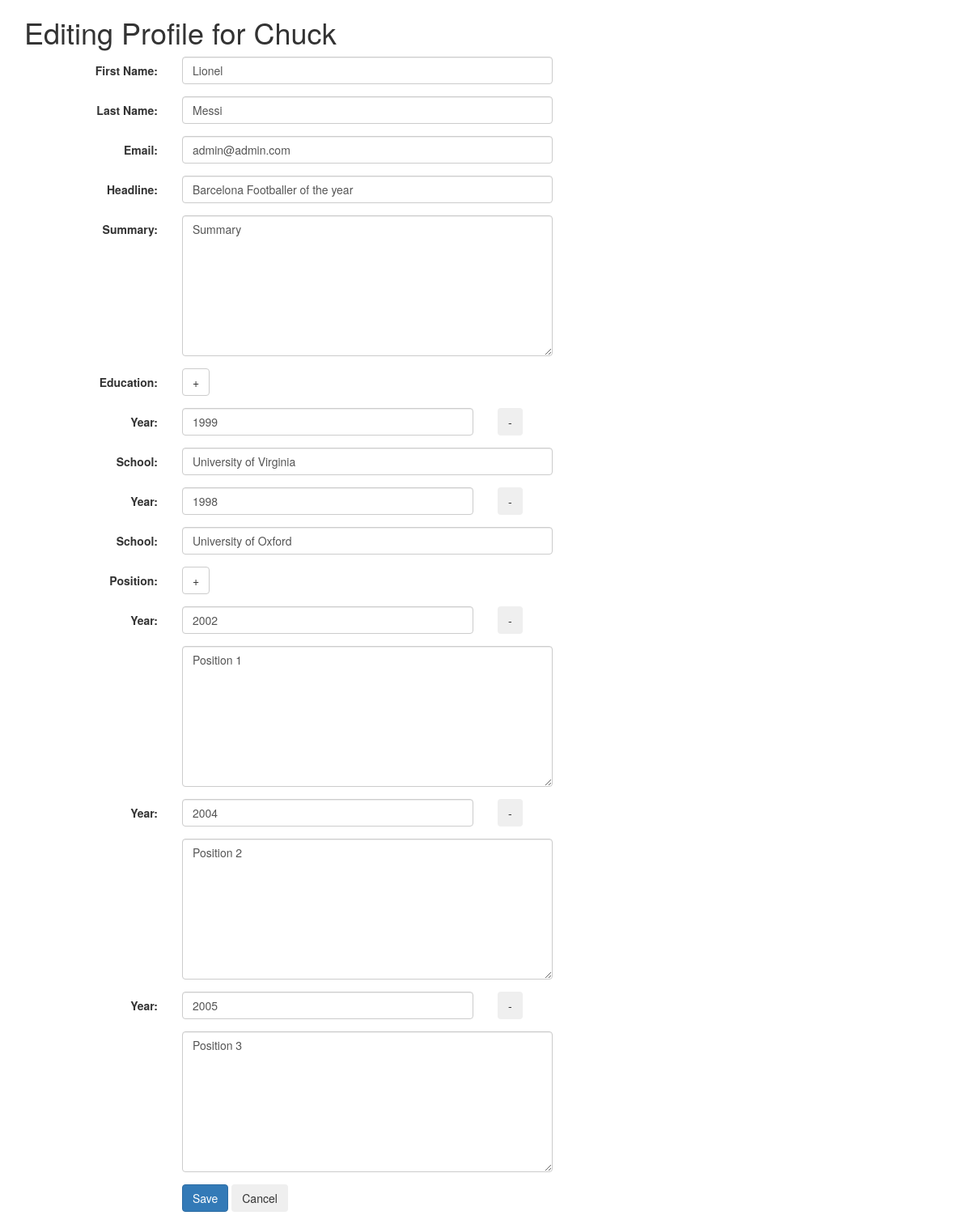
/edit.php?profile_id=13 (signed in), run on the app's committed database.
### tables this page shows
CREATE TABLE `profile` (
  `profile_id` int(11) NOT NULL,
  `user_id` int(11) NOT NULL,
  `first_name` text,
  `last_name` text,
  `email` text,
  `headline` text,
  `summary` text
);

CREATE TABLE `education` (
  `profile_id` int(11) NOT NULL DEFAULT '0',
  `institution_id` int(11) NOT NULL DEFAULT '0',
  `rank` int(11) DEFAULT NULL,
  `year` int(11) DEFAULT NULL
);

CREATE TABLE `institution` (
  `institution_id` int(11) NOT NULL,
  `name` varchar(255) DEFAULT NULL
);

CREATE TABLE `position` (
  `position_id` int(11) NOT NULL,
  `profile_id` int(11) DEFAULT NULL,
  `rank` int(11) DEFAULT NULL,
  `year` int(11) DEFAULT NULL,
  `description` text
);

### edit.php (the view, shortened to what this page needs)
<?php
include 'helpers/pdo_helper.php';
try
{
    $pdo = pdoHelper();
}
catch(PDOException $e)
{
    echo "Connection failed: " . $e->getMessage();
    die();
}
$name = htmlentities($_SESSION['name']);
if (isset($_REQUEST['profile_id']))
{
    $profile_id = htmlentities($_REQUEST['profile_id']);
    $stmt = $pdo->prepare("
        SELECT * FROM profile
        WHERE profile_id = :profile_id
    ");
    $stmt->execute([
        ':profile_id' => $profile_id,
    ]);
    $profile = $stmt->fetch(PDO::FETCH_OBJ);
    $stmt = $pdo->prepare("
        SELECT * FROM position
        WHERE profile_id = :profile_id
    ");
    $stmt->execute([
        ':profile_id' => $profile_id,
    ]);
    $position = [];
    $education = [];
    while ( $row = $stmt->fetch(PDO::FETCH_OBJ) )
    {
        $position[] = $row;
    }
    $stmt = $pdo->prepare("
        SELECT * FROM education
        LEFT JOIN institution ON education.institution_id=institution.institution_id
        WHERE profile_id = :profile_id
    ");
    $stmt->execute([
        ':profile_id' => $profile_id,
    ]);
    while ( $row = $stmt->fetch(PDO::FETCH_OBJ) )
    {
        $education[] = $row;
    }
    $positionLen = count($position);
    $educationLen = count($education);
}
?>
<!DOCTYPE html>
<html>
    <head>
        <?php include 'helpers/head_helper.php'; ?>
    </head>
    <body>
        <div class="container">
            <h1>Editing Profile for <?php echo $name; ?></h1>
            <form method="post" class="form-horizontal">
                <div class="form-group">
                    <label class="control-label col-sm-2" for="first_name">First Name:</label>
                    <div class="col-sm-5">
                        <input class="form-control" type="text" name="first_name" id="first_name" value="<?php echo $profile->first_name; ?>">
                    </div>
                </div>
                <div class="form-group">
                    <label class="control-label col-sm-2" for="last_name">Last Name:</label>
                    <div class="col-sm-5">
                        <input class="form-control" type="text" name="last_name" id="last_name" value="<?php echo $profile->last_name; ?>">
                    </div>
                </div>
                <div class="form-group">
                    <label class="control-label col-sm-2" for="email">Email:</label>
                    <div class="col-sm-5">
                        <input class="form-control" type="text" name="email" id="email" value="<?php echo $profile->email; ?>">
                    </div>
                </div>
                <div class="form-group">
                    <label class="control-label col-sm-2" for="headline">Headline:</label>
                    <div class="col-sm-5">
                        <input class="form-control" type="text" name="headline" id="headline" value="<?php echo $profile->headline; ?>">
                    </div>
                </div>
                <div class="form-group">
                    <label class="control-label col-sm-2" for="summary">Summary:</label>
                    <div class="col-sm-5">
                        <textarea class="form-control" name="summary" id="summary" rows="8"><?php echo $profile->summary; ?></textarea>
                    </div>
                </div>
                <div class="form-group">
                    <label class="control-label col-sm-2">Education:</label>
                    <div class="col-sm-5">
                        <button id="addEdu" class="btn btn-default">+</button>
                    </div>
                </div>
                <div id="edu_fields">
                    <?php if($educationLen > 0) : ?>
                        <?php for($i=1; $i<=$educationLen; $i++) : ?>
                            <div id="edu<?php echo $i; ?>">
                                <div class="form-group">
                                    <label class="control-label col-sm-2">Year:</label>
                                    <div class="col-sm-4">
                                        <input class="form-control" type="text" name="edu_year<?php echo $i; ?>" value="<?php echo $education[$i-1]->year; ?>">
                                    </div>
                                    <div class="col-sm-1">
                                        <button class="btn btn-basic"
                                            onclick="$('#edu<?php echo $i; ?>').remove();return false;"
                                        >-</button>
                                    </div>
                                </div>
                                <div class="form-group">
                                    <label class="control-label col-sm-2">School:</label>
                                    <div class="col-sm-5">
                                        <input class="school form-control" type="text" name="edu_school<?php echo $i; ?>" value="<?php echo $education[$i-1]->name; ?>"/>
                                    </div>
                                </div>
                            </div>
                        <?php endfor; ?>
                    <?php endif; ?>
                </div>
                <div class="form-group">
                    <label class="control-label col-sm-2">Position:</label>
                    <div class="col-sm-5">
                        <button id="addPos" class="btn btn-default">+</button>
                    </div>
                </div>
                <div id="position_fields">
                    <?php if($positionLen > 0) : ?>
                        <?php for($i=1; $i<=$positionLen; $i++) : ?>
                            <div id="position<?php echo $i; ?>">
                                <div class="form-group">
                                    <label class="control-label col-sm-2">Year:</label>
                                    <div class="col-sm-4">
                                        <input class="form-control" type="text" name="year<?php echo $i; ?>" value="<?php echo $position[$i-1]->year; ?>">
                                    </div>
                                    <div class="col-sm-1">
                                        <button class="btn btn-basic"
                                            onclick="$('#position<?php echo $i; ?>').remove();return false;"
                                        >-</button>
                                    </div>
                                </div>
                                <div class="form-group">
                                    <label class="control-label col-sm-2"></label>
                                    <div class="col-sm-5">
                                        <textarea class="form-control" name="desc<?php echo $i; ?>" rows="8"><?php echo $position[$i-1]->description; ?></textarea>
                                    </div>
                                </div>
                            </div>
                        <?php endfor; ?>
                    <?php endif; ?>
                </div>
                <div class="form-group">
                    <div class="col-sm-2 col-sm-offset-2">
                        <input class="btn btn-primary" type="submit" value="Save">
                        <input class="btn" type="submit" name="cancel" value="Cancel">
                    </div>
                </div>
            </form>
        </div>
    </body>
</html>

### data on the page
profile: first_name "Lionel", last_name "Messi", email "admin@admin.com", headline "Barcelona Footballer of the year", summary "Summary"
education: year "1999", institution.name "University of Virginia"
education: year "1998", institution.name "University of Oxford"
position: year "2002", description "Position 1"
position: year "2004", description "Position 2"
position: year "2005", description "Position 3"

### other printed values
$name "Chuck"
